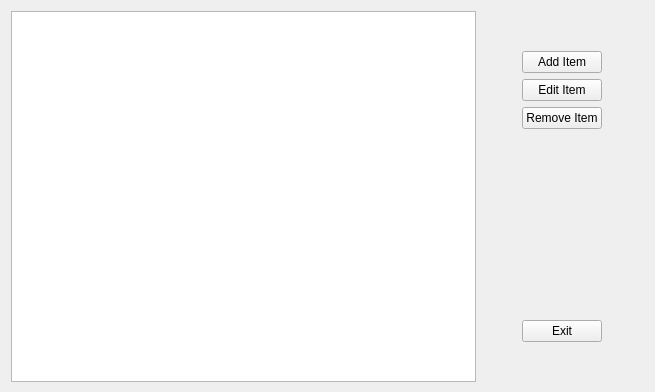
<?xml version="1.0" encoding="UTF-8"?>
<ui version="4.0">
 <class>GoodsMgmtScreen</class>
 <widget class="QMainWindow" name="GoodsMgmtScreen">
  <property name="geometry">
   <rect>
    <x>0</x>
    <y>0</y>
    <width>655</width>
    <height>392</height>
   </rect>
  </property>
  <property name="windowTitle">
   <string>Goods Management Mode</string>
  </property>
  <widget class="QWidget" name="centralwidget">
   <widget class="QWidget" name="">
    <property name="geometry">
     <rect>
      <x>11</x>
      <y>11</y>
      <width>631</width>
      <height>371</height>
     </rect>
    </property>
    <layout class="QHBoxLayout" name="horizontalLayout">
     <item>
      <widget class="QTableView" name="tableView"/>
     </item>
     <item>
      <spacer name="horizontalSpacer_2">
       <property name="orientation">
        <enum>Qt::Horizontal</enum>
       </property>
       <property name="sizeType">
        <enum>QSizePolicy::Fixed</enum>
       </property>
       <property name="sizeHint" stdset="0">
        <size>
         <width>40</width>
         <height>20</height>
        </size>
       </property>
      </spacer>
     </item>
     <item>
      <layout class="QVBoxLayout" name="verticalLayout">
       <item>
        <spacer name="verticalSpacer_2">
         <property name="orientation">
          <enum>Qt::Vertical</enum>
         </property>
         <property name="sizeType">
          <enum>QSizePolicy::Fixed</enum>
         </property>
         <property name="sizeHint" stdset="0">
          <size>
           <width>20</width>
           <height>40</height>
          </size>
         </property>
        </spacer>
       </item>
       <item>
        <widget class="QPushButton" name="pushButton">
         <property name="sizePolicy">
          <sizepolicy hsizetype="Preferred" vsizetype="Fixed">
           <horstretch>0</horstretch>
           <verstretch>0</verstretch>
          </sizepolicy>
         </property>
         <property name="text">
          <string>Add Item</string>
         </property>
        </widget>
       </item>
       <item>
        <widget class="QPushButton" name="pushButton_2">
         <property name="text">
          <string>Edit Item</string>
         </property>
        </widget>
       </item>
       <item>
        <widget class="QPushButton" name="pushButton_3">
         <property name="text">
          <string>Remove Item</string>
         </property>
        </widget>
       </item>
       <item>
        <spacer name="verticalSpacer">
         <property name="orientation">
          <enum>Qt::Vertical</enum>
         </property>
         <property name="sizeHint" stdset="0">
          <size>
           <width>20</width>
           <height>40</height>
          </size>
         </property>
        </spacer>
       </item>
       <item>
        <widget class="QPushButton" name="pushButton_4">
         <property name="text">
          <string>Exit</string>
         </property>
        </widget>
       </item>
       <item>
        <spacer name="verticalSpacer_3">
         <property name="orientation">
          <enum>Qt::Vertical</enum>
         </property>
         <property name="sizeType">
          <enum>QSizePolicy::Fixed</enum>
         </property>
         <property name="sizeHint" stdset="0">
          <size>
           <width>20</width>
           <height>40</height>
          </size>
         </property>
        </spacer>
       </item>
      </layout>
     </item>
     <item>
      <spacer name="horizontalSpacer">
       <property name="orientation">
        <enum>Qt::Horizontal</enum>
       </property>
       <property name="sizeType">
        <enum>QSizePolicy::Fixed</enum>
       </property>
       <property name="sizeHint" stdset="0">
        <size>
         <width>40</width>
         <height>20</height>
        </size>
       </property>
      </spacer>
     </item>
    </layout>
   </widget>
  </widget>
 </widget>
 <resources/>
 <connections/>
</ui>
